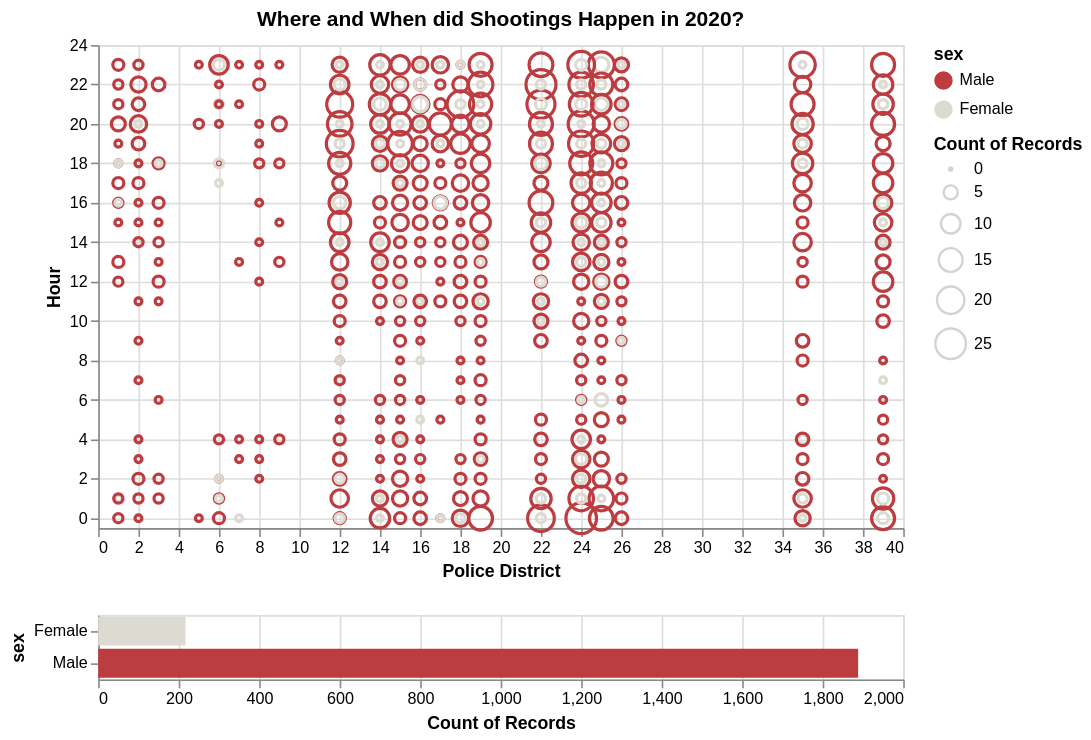

Express this chart as Vega-Lite.
### Vega-Lite specification from a JSON file in a GitHub repository (floating-point values rounded to 4 significant figures; data arrays with more than 128 entries replaced by an {"elided": "..."} marker saying what was removed)
{"config": {"view": {"continuousWidth": 400, "continuousHeight": 300}}, "vconcat": [{"mark": "point", "encoding": {"color": {"condition": {"type": "nominal", "field": "sex", "scale": {"domain": ["Male", "Female"], "range": ["#bc3c40", "#dcdad1"]}, "selection": "selector013"}, "value": "lightgray"}, "size": {"type": "quantitative", "aggregate": "count", "field": "sex"}, "x": {"type": "quantitative", "field": "Police District", "scale": {"domain": [0, 40]}}, "y": {"type": "quantitative", "field": "Hour", "scale": {"domain": [-0.5, 24]}}}, "selection": {"selector013": {"type": "interval"}}, "title": "Where and When did Shootings Happen in 2020?", "width": 500}, {"mark": "bar", "encoding": {"color": {"type": "nominal", "field": "sex"}, "x": {"type": "quantitative", "aggregate": "count", "field": "sex"}, "y": {"type": "nominal", "field": "sex"}}, "transform": [{"filter": {"selection": "selector013"}}], "width": 500}], "data": {"name": "data-a6dd4aa4812984bd138ff80238dfdde8"}, "$schema": "https://vega.github.io/schema/vega-lite/v4.8.1.json", "datasets": {"data-a6dd4aa4812984bd138ff80238dfdde8": {"elided": "2105 records"}}}
